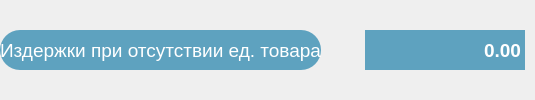
               <widget class="QWidget" name="widget_13" native="true">
                <property name="sizePolicy">
                 <sizepolicy hsizetype="Preferred" vsizetype="Minimum">
                  <horstretch>0</horstretch>
                  <verstretch>0</verstretch>
                 </sizepolicy>
                </property>
                <layout class="QHBoxLayout" name="horizontalLayout_11">
                 <property name="leftMargin">
                  <number>0</number>
                 </property>
                 <property name="topMargin">
                  <number>0</number>
                 </property>
                 <property name="rightMargin">
                  <number>10</number>
                 </property>
                 <property name="bottomMargin">
                  <number>0</number>
                 </property>
                 <item>
                  <widget class="QLabel" name="label_7">
                   <property name="sizePolicy">
                    <sizepolicy hsizetype="Preferred" vsizetype="Fixed">
                     <horstretch>0</horstretch>
                     <verstretch>0</verstretch>
                    </sizepolicy>
                   </property>
                   <property name="minimumSize">
                    <size>
                     <width>0</width>
                     <height>40</height>
                    </size>
                   </property>
                   <property name="font">
                    <font>
                     <family>Arial</family>
                     <pointsize>14</pointsize>
                     <italic>false</italic>
                    </font>
                   </property>
                   <property name="styleSheet">
                    <string notr="true">QLabel {
     border: none;
	height: 40px;
     border-radius: 20px;
	background-color: #5EA2BF;
	color: white;
 }</string>
                   </property>
                   <property name="text">
                    <string>Издержки при отсутствии ед. товара</string>
                   </property>
                   <property name="alignment">
                    <set>Qt::AlignCenter</set>
                   </property>
                   <property name="margin">
                    <number>0</number>
                   </property>
                  </widget>
                 </item>
                 <item>
                  <widget class="QPushButton" name="info_6">
                   <property name="enabled">
                    <bool>true</bool>
                   </property>
                   <property name="sizePolicy">
                    <sizepolicy hsizetype="Fixed" vsizetype="Fixed">
                     <horstretch>0</horstretch>
                     <verstretch>0</verstretch>
                    </sizepolicy>
                   </property>
                   <property name="minimumSize">
                    <size>
                     <width>32</width>
                     <height>32</height>
                    </size>
                   </property>
                   <property name="maximumSize">
                    <size>
                     <width>32</width>
                     <height>32</height>
                    </size>
                   </property>
                   <property name="autoFillBackground">
                    <bool>false</bool>
                   </property>
                   <property name="styleSheet">
                    <string notr="true"> QPushButton {
     border: none;
	background-color: none;
 }</string>
                   </property>
                   <property name="text">
                    <string/>
                   </property>
                   <property name="icon">
                    <iconset resource="resources.qrc">
                     <normaloff>:/resources/info.svg</normaloff>:/resources/info.svg</iconset>
                   </property>
                   <property name="iconSize">
                    <size>
                     <width>32</width>
                     <height>32</height>
                    </size>
                   </property>
                  </widget>
                 </item>
                 <item>
                  <widget class="QDoubleSpinBox" name="doubleSpinBox_6">
                   <property name="sizePolicy">
                    <sizepolicy hsizetype="Fixed" vsizetype="Fixed">
                     <horstretch>0</horstretch>
                     <verstretch>0</verstretch>
                    </sizepolicy>
                   </property>
                   <property name="minimumSize">
                    <size>
                     <width>160</width>
                     <height>40</height>
                    </size>
                   </property>
                   <property name="font">
                    <font>
                     <family>Arial</family>
                     <pointsize>14</pointsize>
                     <weight>75</weight>
                     <bold>true</bold>
                    </font>
                   </property>
                   <property name="focusPolicy">
                    <enum>Qt::ClickFocus</enum>
                   </property>
                   <property name="styleSheet">
                    <string notr="true">QDoubleSpinBox
{
     border: none;
	background-color: #5EA2BF;
	color: white;
}


QDoubleSpinBox:focused
{
    border-width: 2px;
    border-style: solid;
    border-color: red;
}</string>
                   </property>
                   <property name="wrapping">
                    <bool>false</bool>
                   </property>
                   <property name="frame">
                    <bool>false</bool>
                   </property>
                   <property name="alignment">
                    <set>Qt::AlignRight|Qt::AlignTrailing|Qt::AlignVCenter</set>
                   </property>
                   <property name="buttonSymbols">
                    <enum>QAbstractSpinBox::NoButtons</enum>
                   </property>
                   <property name="accelerated">
                    <bool>true</bool>
                   </property>
                   <property name="showGroupSeparator" stdset="0">
                    <bool>true</bool>
                   </property>
                   <property name="maximum">
                    <double>1000000.000000000000000</double>
                   </property>
                  </widget>
                 </item>
                </layout>
               </widget>
